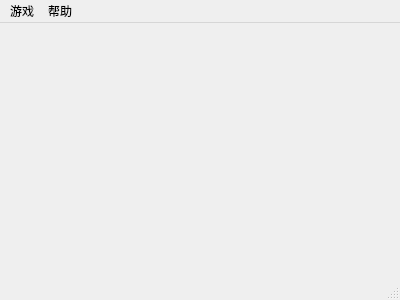
<?xml version="1.0" encoding="UTF-8"?>
<ui version="4.0">
 <class>MainWindow</class>
 <widget class="QMainWindow" name="MainWindow">
  <property name="geometry">
   <rect>
    <x>0</x>
    <y>0</y>
    <width>400</width>
    <height>300</height>
   </rect>
  </property>
  <property name="windowTitle">
   <string>MainWindow</string>
  </property>
  <widget class="QWidget" name="centralWidget"/>
  <widget class="QMenuBar" name="menuBar">
   <property name="geometry">
    <rect>
     <x>0</x>
     <y>0</y>
     <width>400</width>
     <height>26</height>
    </rect>
   </property>
   <widget class="QMenu" name="menu">
    <property name="title">
     <string>游戏</string>
    </property>
    <addaction name="action_New"/>
    <addaction name="separator"/>
    <addaction name="action_Beginner"/>
    <addaction name="action_Intermediate"/>
    <addaction name="action_Expert"/>
    <addaction name="action_Custom"/>
    <addaction name="separator"/>
    <addaction name="action_score"/>
    <addaction name="separator"/>
    <addaction name="action_Exit"/>
   </widget>
   <widget class="QMenu" name="menu_2">
    <property name="title">
     <string>帮助</string>
    </property>
    <addaction name="action_Rules"/>
    <addaction name="action_About"/>
   </widget>
   <addaction name="menu"/>
   <addaction name="menu_2"/>
  </widget>
  <widget class="QStatusBar" name="statusBar"/>
  <action name="action_New">
   <property name="text">
    <string>新游戏</string>
   </property>
  </action>
  <action name="action_Beginner">
   <property name="text">
    <string>初级</string>
   </property>
  </action>
  <action name="action_Intermediate">
   <property name="text">
    <string>中级</string>
   </property>
  </action>
  <action name="action_Expert">
   <property name="text">
    <string>高级</string>
   </property>
  </action>
  <action name="action_Custom">
   <property name="text">
    <string>自定义</string>
   </property>
  </action>
  <action name="action_Exit">
   <property name="text">
    <string>退出</string>
   </property>
  </action>
  <action name="action_Rules">
   <property name="text">
    <string>规则</string>
   </property>
  </action>
  <action name="action_About">
   <property name="text">
    <string>关于</string>
   </property>
  </action>
  <action name="action_score">
   <property name="text">
    <string>最高分</string>
   </property>
  </action>
 </widget>
 <layoutdefault spacing="6" margin="11"/>
 <resources/>
 <connections/>
</ui>
